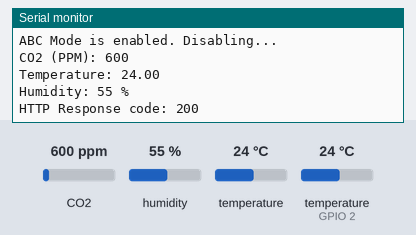
A sketch run on a simulated ESP32. Shown: the last lines printed to the serial monitor. Inputs (shaded band) come from the test bench; at power-on: CO2 600 ppm, humidity 55 %, temperature 24 °C, temperature (sensor on GPIO 2) 24 °C. WiFi joins after 1.5 s; servers stay silent unless stated; uploads are accepted with an empty reply.

Above: at 3.3 s.
3.4 s: CO2 set to 452 ppm
At 8.3 s:
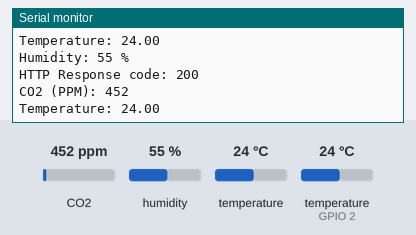
8.5 s: humidity set to 22 %
At 8.55 s:
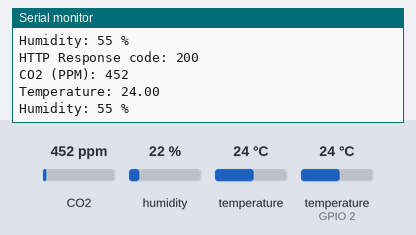
13.6 s: temperature (sensor 0) set to 12 °C
At 14.8 s:
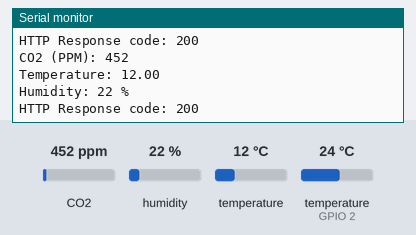
18.7 s: humidity set to 40 %
At 20.8 s:
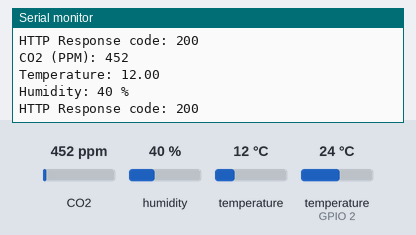
23.8 s: CO2 set to 1050 ppm
At 25.5 s:
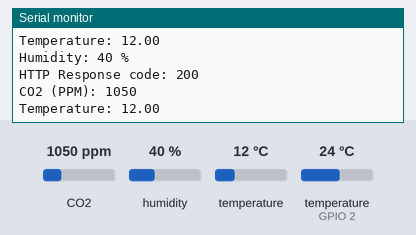
Timing chart, 0 to 27.0 s (numbered marks = the images above; inputs shaded):
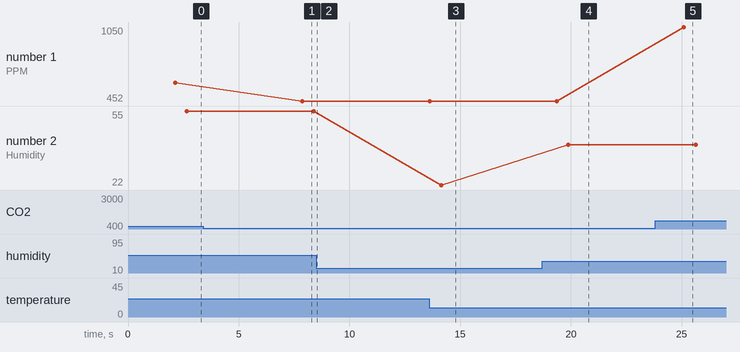

The sketch:

esp32wirelessPWM.ino
```cpp
#include <WiFi.h>
#include <HTTPClient.h>
#include <MHZ19.h>
#include <DHT11.h>

#define co2pwmPin 13 // GPIO13 for PWM input

const char* ssid = "WIFI_NAME";
const char* password = "PSSWD";
const char* serverURL = "http://<Your IP here >/esp-data.json";
const char* authToken = "Token"; // Authentication token
//static IP

// IPAddress local_IP(192, 168, 1, 184);
// // Set your Gateway IP address
// IPAddress gateway(192, 168, 1, 1);

// IPAddress subnet(255, 255, 0, 0);


unsigned long previousMillis = 0;
unsigned long WIFI_interval = 30000; //30 seconds


//MHZ19 input:
MHZ19 co2Sensor; // Create an instance of the MH-Z19 class

// DHT11 input:

// - For ESP32: Connect the sensor to pin GPIO2 or P2.
// - For ESP8266: Connect the sensor to GPIO2 or D4.
DHT11 dht11(2);

int co2Ppm = 0;
float temperature = 0.0;
int humidity = 0;

void initWiFi() {
  WiFi.mode(WIFI_STA);
  WiFi.begin(ssid, password);
  Serial.print("Connecting to WiFi ..");
  while (WiFi.status() != WL_CONNECTED) {
    Serial.print('.');
    delay(1000);
  }
  Serial.println(WiFi.localIP());
  Serial.println("Connected to WiFi");
}

void setup() {
  // put your setup code here, to run once:
  Serial.begin(115200);
  // if (!WiFi.config(local_IP, gateway, subnet, primaryDNS, secondaryDNS)) {
  //   Serial.println("STA Failed to configure");
  // }

  initWiFi();

  Serial.begin(9600); // Initialize Serial Monitor
  co2Sensor.begin(Serial); // Initialize MH-Z19 sensor with default Serial port
  Serial.println("Program Start");

  pinMode(co2pwmPin, INPUT);
  delay(100);

  if (co2Sensor.getABC()) {
    Serial.println("ABC Mode is enabled. Disabling...");
    co2Sensor.autoCalibration(false); // Disable Automatic Baseline Correction if not needed
  }

  if (co2Sensor.getTemperature() == -1) {
    Serial.println("Sensor may be preheating...");
    delay(5000); // Wait for sensor to stabilize
  }
}

void sendData() {
  if (WiFi.status() == WL_CONNECTED) { // Ensure WiFi is connected
    HTTPClient http;

    http.begin(serverURL); // Set the server URL
    http.addHeader("Content-Type", "application/json"); // Specify content type
    http.addHeader("Authorization", authToken);
    // Create JSON payload
    String jsonPayload = "{";
    jsonPayload += "\"co2Ppm\":" + String(co2Ppm) + ",";
    jsonPayload += "\"temperature\":" + String(temperature) + ",";
    jsonPayload += "\"humidity\":" + String(humidity);
    jsonPayload += "}";

    // Send HTTP POST request
    int httpResponseCode = http.POST(jsonPayload);

    // Handle the response
    if (httpResponseCode > 0) {
      Serial.print("HTTP Response code: ");
      Serial.println(httpResponseCode);
    } else {
      Serial.print("Error code: ");
      Serial.println(httpResponseCode);
    }

    http.end(); // Free resources
  } else {
    Serial.println("WiFi not connected, skipping sendData()");
  }
}

void loop() {
  // put your main code here, to run repeatedly:
  unsigned long currentMillis = millis();
  // if WiFi is down, try reconnecting
  if ((WiFi.status() != WL_CONNECTED) && (currentMillis - previousMillis >= WIFI_interval)) {
    Serial.print(millis());
    Serial.println("Reconnecting to WiFi...");
    WiFi.disconnect();
    WiFi.reconnect();
    previousMillis = currentMillis;
  }
  co2Ppm = co2Sensor.getCO2(); // Get CO2 reading
  temperature = co2Sensor.getTemperature(); // Get temperature reading

  if (co2Ppm != -1) {
    Serial.print("CO2 (PPM): ");
    Serial.println(co2Ppm);
  } else {
    Serial.println("Error reading CO2 value");
  }

  if (temperature != -1) {
    Serial.print("Temperature: ");
    Serial.println(temperature);
  } else {
    Serial.println("Error reading temperature");
  }

  humidity = dht11.readHumidity();
  if (humidity != DHT11::ERROR_CHECKSUM && humidity != DHT11::ERROR_TIMEOUT) {
        Serial.print("Humidity: ");
        Serial.print(humidity);
        Serial.println(" %");
    } else {
        // Print error message based on the error code.
        Serial.println(DHT11::getErrorString(humidity));
    }
  sendData();

  delay(5000); // Wait 5 seconds before the next reading
}
```

Measured:
- after the input at 3.4 s, the serial monitor: prints a new line after 4.5 s (image 1)
- after the input at 13.6 s, the serial monitor: prints a new line at once (image 3)
- after the input at 18.7 s, the serial monitor: prints a new line after 1.2 s (image 4)
- after the input at 23.8 s, the serial monitor: prints a new line after 1.3 s (image 5)
- plotted number 1: 600 → 452 after the input at 3.4 s, 452 → 1050 after the input at 23.8 s
- plotted number 2: 22 → 40 after the input at 18.7 s
